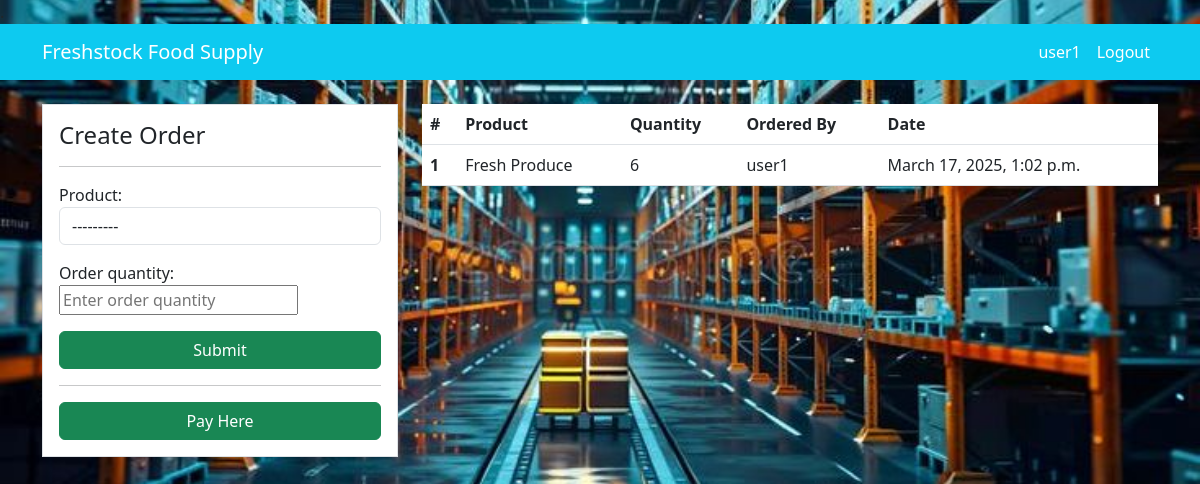
Page /staff/ (signed in) on the committed database.
### dashboard/models.py (models this page shows, shortened)
class Order(models.Model):
    product = models.ForeignKey(Product, on_delete=models.CASCADE, null=True)
    staff = models.ForeignKey(User, on_delete=models.CASCADE, null=True)
    order_quantity = models.PositiveIntegerField(null=True)
    date = models.DateTimeField(auto_now_add=True)

class Product(models.Model):
    name = models.CharField(max_length=100, null=True)
    quantity = models.PositiveIntegerField(null=True)
    def __str__(self):
        return f'{self.name} (Quantity: {self.quantity})'

### orders/views.py (the view)
# urls.py: path('', views.overview, name= 'overview'),
@login_required
def overview(request):
    orders = Order.objects.filter(staff=request.user)
    if request.method == 'POST':
        form = OrderForm(request.POST)
        if form.is_valid():
            order = form.save(commit=False)  # Create an Order instance but don't save yet
            order.staff = request.user  # Set the logged-in user as the staff
            with transaction.atomic():
                product = form.cleaned_data['product']  # Get the product from the form
                order_quantity = form.cleaned_data['order_quantity']  # Get the order quantity
                product.quantity -= order_quantity
                product.save()  # Save the updated product quantity
                order.save()  # Now save the Order instance
            return redirect('overview')  # Redirect to an order list view
    else:
        form = OrderForm()
    return render(request, 'orders/overview.html', {'orders': orders, 'form': form})

### dashboard/forms.py (shortened to what this page needs)
class OrderForm(forms.ModelForm):
    class Meta:
        model = Order
        fields = ['product', 'order_quantity']  # Exclude 'staff' from the form
        widgets = {
            'product': forms.Select(attrs={'class': 'form-control'}),
            'order_quantity': forms.NumberInput(attrs={'placeholder': 'Enter order quantity'}),
        }

### templates/orders/overview.html (shortened to what this page needs)
{% extends 'partials/base.html' %}
{% block content %}
{% include 'partials/staff_nav.html' %}
<div class="container">
    <div class="row my-4">
        <div class="col-md-4">
            <div class="border bg-white p-3">
                <h4>Create Order</h4>
                <hr>
                <form method="post">
                    {{ form.as_p }}
                    <button class="btn btn-success w-100" type="submit">Submit</button>
                    <hr>
                    <button type="button" class="btn btn-success w-100" id="payHereButton">Pay Here</button>
                </form>
            </div>
        </div>
        <div class="col-md-8">
            <table class="table bg-white">
                <thead class="bg-info">
                    <tr class="text-white">
                        <th scope="col">#</th>
                        <th scope="col">Product</th>
                        <th scope="col">Quantity</th>
                        <th scope="col">Ordered By</th>
                        <th scope="col">Date</th>
                    </tr>
                </thead>
                <tbody>
                    {% for order in orders %}
                    <tr>
                        <th scope="row">{{ forloop.counter }}</th>
                        <td>{{ order.product.name }}</td>
                        <td>{{ order.order_quantity }}</td>
                        <td>{{ order.staff.username }}</td>
                        <td>{{ order.date }}</td>
                    </tr>
                    {% endfor %}
                </tbody>
            </table>
        </div>
    </div>
</div>
{% endblock %}

### templates/partials/staff_nav.html (shortened to what this page needs)
{% load static %}
<nav class="navbar navbar-expand-lg bg-info">
    <div class="container">
        <a class="navbar-brand text-white" href="{% url 'overview' %}">Freshstock Food Supply</a>
        <div class="collapse navbar-collapse" id="navbarSupportedContent">
            <ul class="navbar-nav ms-auto">
                <li class="nav-item active">
                    {% if user.is_authenticated %}
                    <a class="nav-link text-white" href="/accounts/profile/">{{ user.username }}</a>
                </li>
                <li class="nav-item">
                    <form method="post" action="{% url 'logout' %}" class="d-inline">
                        <button type="submit" class="btn btn-link nav-link text-white">Logout</button>
                    </form>
                    {% else %}
                    <a class="nav-link text-white" href="/accounts/login/">Login</a>
                    |
                    <a class="nav-link text-white" href="/accounts/register/">Register</a>
                </li>
                {% endif %}
            </ul>
        </div>
    </div>
</nav>

### static/style.css (style rules this page uses)
body { background-image: url('static/images/warehouse.jpeg'); background-size: cover; background-position : center; background-repeat : no-repeat }

### templates/partials/base.html (style rules this page uses)
body { background-image: url('static/images/warehouse.jpeg'); background-size: cover; background-position : center; background-repeat : no-repeat }

### rows in the picture
Order: product.name "Fresh Produce", order_quantity "6", staff.username "user1", date "March 17, 2025, 1:02 p.m."

### other values in the picture
{{ user.username }} "user1"
